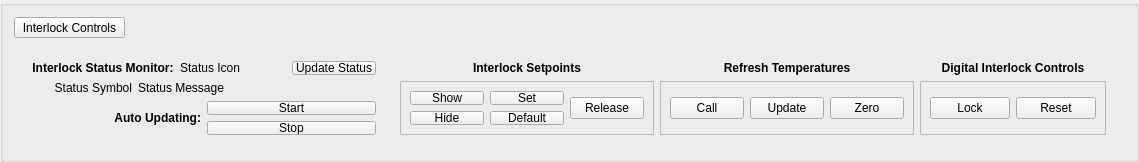
     <widget class="QGroupBox" name="interlock_control_box">
      <property name="sizePolicy">
       <sizepolicy hsizetype="Minimum" vsizetype="Preferred">
        <horstretch>0</horstretch>
        <verstretch>0</verstretch>
       </sizepolicy>
      </property>
      <property name="minimumSize">
       <size>
        <width>90</width>
        <height>0</height>
       </size>
      </property>
      <property name="maximumSize">
       <size>
        <width>16777215</width>
        <height>150</height>
       </size>
      </property>
      <layout class="QVBoxLayout" name="verticalLayout_21">
       <property name="spacing">
        <number>0</number>
       </property>
       <item>
        <spacer name="horizontalSpacer_4">
         <property name="orientation">
          <enum>Qt::Horizontal</enum>
         </property>
         <property name="sizeHint" stdset="0">
          <size>
           <width>200</width>
           <height>0</height>
          </size>
         </property>
        </spacer>
       </item>
       <item>
        <widget class="QPushButton" name="interlock_controls">
         <property name="sizePolicy">
          <sizepolicy hsizetype="Fixed" vsizetype="Fixed">
           <horstretch>0</horstretch>
           <verstretch>0</verstretch>
          </sizepolicy>
         </property>
         <property name="maximumSize">
          <size>
           <width>111</width>
           <height>21</height>
          </size>
         </property>
         <property name="font">
          <font>
           <underline>false</underline>
          </font>
         </property>
         <property name="text">
          <string>Interlock Controls</string>
         </property>
        </widget>
       </item>
       <item>
        <widget class="QWidget" name="control_box" native="true">
         <property name="sizePolicy">
          <sizepolicy hsizetype="Preferred" vsizetype="Fixed">
           <horstretch>0</horstretch>
           <verstretch>0</verstretch>
          </sizepolicy>
         </property>
         <property name="minimumSize">
          <size>
           <width>90</width>
           <height>110</height>
          </size>
         </property>
         <property name="maximumSize">
          <size>
           <width>1134</width>
           <height>100</height>
          </size>
         </property>
         <property name="acceptDrops">
          <bool>false</bool>
         </property>
         <layout class="QHBoxLayout" name="digital_controls">
          <item>
           <layout class="QHBoxLayout" name="horizontalLayout_2">
            <item>
             <layout class="QGridLayout" name="controller">
              <item row="0" column="1">
               <widget class="QFrame" name="control_frame">
                <property name="sizePolicy">
                 <sizepolicy hsizetype="Preferred" vsizetype="Preferred">
                  <horstretch>10</horstretch>
                  <verstretch>0</verstretch>
                 </sizepolicy>
                </property>
                <property name="minimumSize">
                 <size>
                  <width>100</width>
                  <height>0</height>
                 </size>
                </property>
                <layout class="QGridLayout" name="refresh_temps">
                 <item row="1" column="3">
                  <spacer name="horizontalSpacer_2">
                   <property name="orientation">
                    <enum>Qt::Horizontal</enum>
                   </property>
                   <property name="sizeHint" stdset="0">
                    <size>
                     <width>70</width>
                     <height>0</height>
                    </size>
                   </property>
                  </spacer>
                 </item>
                 <item row="0" column="2">
                  <spacer name="horizontalSpacer_12">
                   <property name="orientation">
                    <enum>Qt::Horizontal</enum>
                   </property>
                   <property name="sizeHint" stdset="0">
                    <size>
                     <width>2</width>
                     <height>10</height>
                    </size>
                   </property>
                  </spacer>
                 </item>
                 <item row="0" column="0">
                  <spacer name="horizontalSpacer_10">
                   <property name="orientation">
                    <enum>Qt::Horizontal</enum>
                   </property>
                   <property name="sizeHint" stdset="0">
                    <size>
                     <width>2</width>
                     <height>10</height>
                    </size>
                   </property>
                  </spacer>
                 </item>
                 <item row="0" column="5">
                  <widget class="QLabel" name="digital_lock_label">
                   <property name="font">
                    <font>
                     <weight>75</weight>
                     <bold>true</bold>
                     <underline>false</underline>
                    </font>
                   </property>
                   <property name="text">
                    <string>Digital Interlock Controls</string>
                   </property>
                   <property name="alignment">
                    <set>Qt::AlignCenter</set>
                   </property>
                  </widget>
                 </item>
                 <item row="0" column="3">
                  <widget class="QLabel" name="update_temps_label">
                   <property name="font">
                    <font>
                     <weight>75</weight>
                     <italic>false</italic>
                     <bold>true</bold>
                     <underline>false</underline>
                    </font>
                   </property>
                   <property name="text">
                    <string>Refresh Temperatures</string>
                   </property>
                   <property name="alignment">
                    <set>Qt::AlignCenter</set>
                   </property>
                  </widget>
                 </item>
                 <item row="0" column="4">
                  <spacer name="horizontalSpacer_11">
                   <property name="orientation">
                    <enum>Qt::Horizontal</enum>
                   </property>
                   <property name="sizeHint" stdset="0">
                    <size>
                     <width>2</width>
                     <height>10</height>
                    </size>
                   </property>
                  </spacer>
                 </item>
                 <item row="2" column="3">
                  <widget class="QFrame" name="horizontalFrame">
                   <property name="frameShape">
                    <enum>QFrame::StyledPanel</enum>
                   </property>
                   <layout class="QHBoxLayout" name="horizontalLayout_4">
                    <item>
                     <widget class="QPushButton" name="call_temps">
                      <property name="font">
                       <font>
                        <underline>false</underline>
                       </font>
                      </property>
                      <property name="text">
                       <string>Call</string>
                      </property>
                     </widget>
                    </item>
                    <item>
                     <widget class="QPushButton" name="update_temps">
                      <property name="font">
                       <font>
                        <underline>false</underline>
                       </font>
                      </property>
                      <property name="text">
                       <string>Update</string>
                      </property>
                     </widget>
                    </item>
                    <item>
                     <widget class="QPushButton" name="zero_temps">
                      <property name="font">
                       <font>
                        <underline>false</underline>
                       </font>
                      </property>
                      <property name="text">
                       <string>Zero</string>
                      </property>
                     </widget>
                    </item>
                   </layout>
                  </widget>
                 </item>
                 <item row="2" column="1">
                  <widget class="QFrame" name="horizontalFrame_3">
                   <property name="frameShape">
                    <enum>QFrame::StyledPanel</enum>
                   </property>
                   <layout class="QHBoxLayout" name="horizontalLayout_6">
                    <item>
                     <layout class="QVBoxLayout" name="verticalLayout_2">
                      <item>
                       <widget class="QPushButton" name="show_setpoints">
                        <property name="font">
                         <font>
                          <underline>false</underline>
                         </font>
                        </property>
                        <property name="text">
                         <string>Show</string>
                        </property>
                       </widget>
                      </item>
                      <item>
                       <widget class="QPushButton" name="hide_setpoints">
                        <property name="font">
                         <font>
                          <underline>false</underline>
                         </font>
                        </property>
                        <property name="text">
                         <string>Hide</string>
                        </property>
                       </widget>
                      </item>
                     </layout>
                    </item>
                    <item>
                     <layout class="QVBoxLayout" name="verticalLayout_3">
                      <item>
                       <widget class="QPushButton" name="set_setpoints">
                        <property name="font">
                         <font>
                          <underline>false</underline>
                         </font>
                        </property>
                        <property name="text">
                         <string>Set</string>
                        </property>
                       </widget>
                      </item>
                      <item>
                       <widget class="QPushButton" name="default_setpoints">
                        <property name="font">
                         <font>
                          <underline>false</underline>
                         </font>
                        </property>
                        <property name="text">
                         <string>Default</string>
                        </property>
                       </widget>
                      </item>
                     </layout>
                    </item>
                    <item>
                     <widget class="QPushButton" name="release_setpoints">
                      <property name="font">
                       <font>
                        <underline>false</underline>
                       </font>
                      </property>
                      <property name="text">
                       <string>Release</string>
                      </property>
                     </widget>
                    </item>
                   </layout>
                  </widget>
                 </item>
                 <item row="2" column="5">
                  <widget class="QFrame" name="horizontalFrame_2">
                   <property name="frameShape">
                    <enum>QFrame::StyledPanel</enum>
                   </property>
                   <layout class="QHBoxLayout" name="horizontalLayout_5">
                    <item>
                     <widget class="QPushButton" name="digital_lock">
                      <property name="font">
                       <font>
                        <underline>false</underline>
                       </font>
                      </property>
                      <property name="text">
                       <string>Lock</string>
                      </property>
                     </widget>
                    </item>
                    <item>
                     <widget class="QPushButton" name="digital_reset">
                      <property name="font">
                       <font>
                        <underline>false</underline>
                       </font>
                      </property>
                      <property name="text">
                       <string>Reset</string>
                      </property>
                     </widget>
                    </item>
                   </layout>
                  </widget>
                 </item>
                 <item row="0" column="1">
                  <widget class="QLabel" name="call_temps_label">
                   <property name="font">
                    <font>
                     <weight>75</weight>
                     <bold>true</bold>
                     <underline>false</underline>
                    </font>
                   </property>
                   <property name="text">
                    <string>    Interlock Setpoints    </string>
                   </property>
                   <property name="alignment">
                    <set>Qt::AlignCenter</set>
                   </property>
                  </widget>
                 </item>
                </layout>
               </widget>
              </item>
              <item row="0" column="0">
               <widget class="QFrame" name="status_frame">
                <property name="sizePolicy">
                 <sizepolicy hsizetype="Preferred" vsizetype="Preferred">
                  <horstretch>5</horstretch>
                  <verstretch>0</verstretch>
                 </sizepolicy>
                </property>
                <property name="minimumSize">
                 <size>
                  <width>50</width>
                  <height>0</height>
                 </size>
                </property>
                <layout class="QGridLayout" name="controls">
                 <item row="2" column="0">
                  <layout class="QHBoxLayout" name="horizontalLayout">
                   <item>
                    <widget class="QLabel" name="label">
                     <property name="font">
                      <font>
                       <weight>75</weight>
                       <bold>true</bold>
                      </font>
                     </property>
                     <property name="text">
                      <string>Auto Updating:</string>
                     </property>
                     <property name="alignment">
                      <set>Qt::AlignRight|Qt::AlignTrailing|Qt::AlignVCenter</set>
                     </property>
                    </widget>
                   </item>
                   <item>
                    <layout class="QVBoxLayout" name="verticalLayout_4">
                     <item>
                      <widget class="QPushButton" name="start_continuous">
                       <property name="text">
                        <string>Start</string>
                       </property>
                      </widget>
                     </item>
                     <item>
                      <widget class="QPushButton" name="stop_continuous">
                       <property name="text">
                        <string>Stop</string>
                       </property>
                      </widget>
                     </item>
                    </layout>
                   </item>
                  </layout>
                 </item>
                 <item row="0" column="0">
                  <layout class="QVBoxLayout" name="verticalLayout_22">
                   <item>
                    <layout class="QHBoxLayout" name="horizontalLayout_3">
                     <item>
                      <widget class="QLabel" name="status_marker">
                       <property name="font">
                        <font>
                         <weight>75</weight>
                         <bold>true</bold>
                        </font>
                       </property>
                       <property name="text">
                        <string>Interlock Status Monitor:</string>
                       </property>
                       <property name="alignment">
                        <set>Qt::AlignCenter</set>
                       </property>
                      </widget>
                     </item>
                     <item>
                      <widget class="QLabel" name="status_icon">
                       <property name="text">
                        <string>Status Icon</string>
                       </property>
                       <property name="alignment">
                        <set>Qt::AlignCenter</set>
                       </property>
                      </widget>
                     </item>
                     <item>
                      <spacer name="horizontalSpacer_5">
                       <property name="orientation">
                        <enum>Qt::Horizontal</enum>
                       </property>
                       <property name="sizeHint" stdset="0">
                        <size>
                         <width>5</width>
                         <height>20</height>
                        </size>
                       </property>
                      </spacer>
                     </item>
                     <item>
                      <widget class="QPushButton" name="status_update">
                       <property name="text">
                        <string>Update Status</string>
                       </property>
                      </widget>
                     </item>
                    </layout>
                   </item>
                   <item>
                    <layout class="QHBoxLayout" name="horizontalLayout_7">
                     <item>
                      <widget class="QLabel" name="status_symbol">
                       <property name="maximumSize">
                        <size>
                         <width>100</width>
                         <height>16777215</height>
                        </size>
                       </property>
                       <property name="text">
                        <string>Status Symbol</string>
                       </property>
                       <property name="alignment">
                        <set>Qt::AlignRight|Qt::AlignTrailing|Qt::AlignVCenter</set>
                       </property>
                      </widget>
                     </item>
                     <item>
                      <widget class="QLabel" name="status_message">
                       <property name="text">
                        <string>Status Message</string>
                       </property>
                       <property name="alignment">
                        <set>Qt::AlignLeading|Qt::AlignLeft|Qt::AlignVCenter</set>
                       </property>
                      </widget>
                     </item>
                    </layout>
                   </item>
                  </layout>
                 </item>
                </layout>
               </widget>
              </item>
             </layout>
            </item>
           </layout>
          </item>
         </layout>
        </widget>
       </item>
      </layout>
     </widget>
